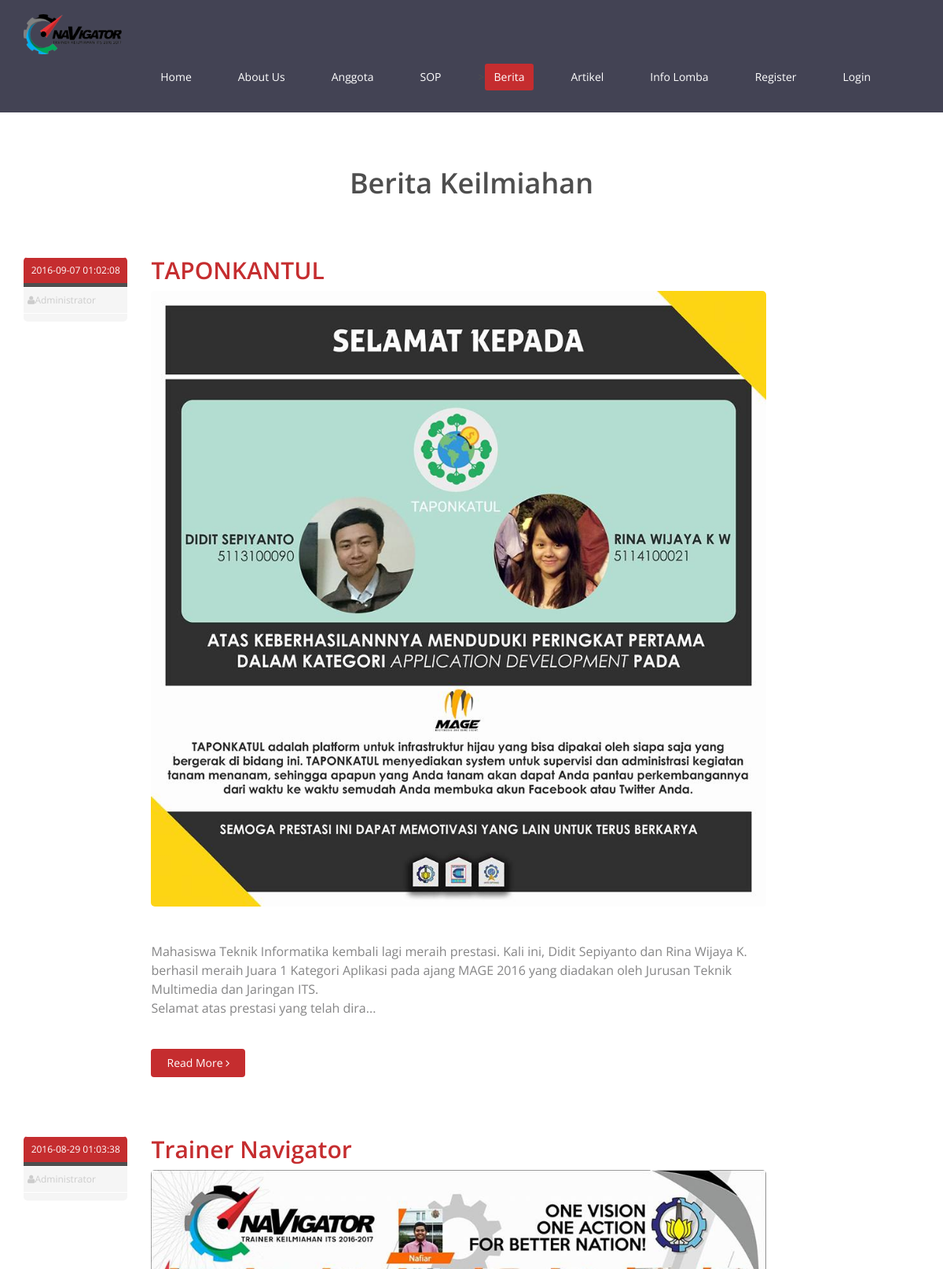
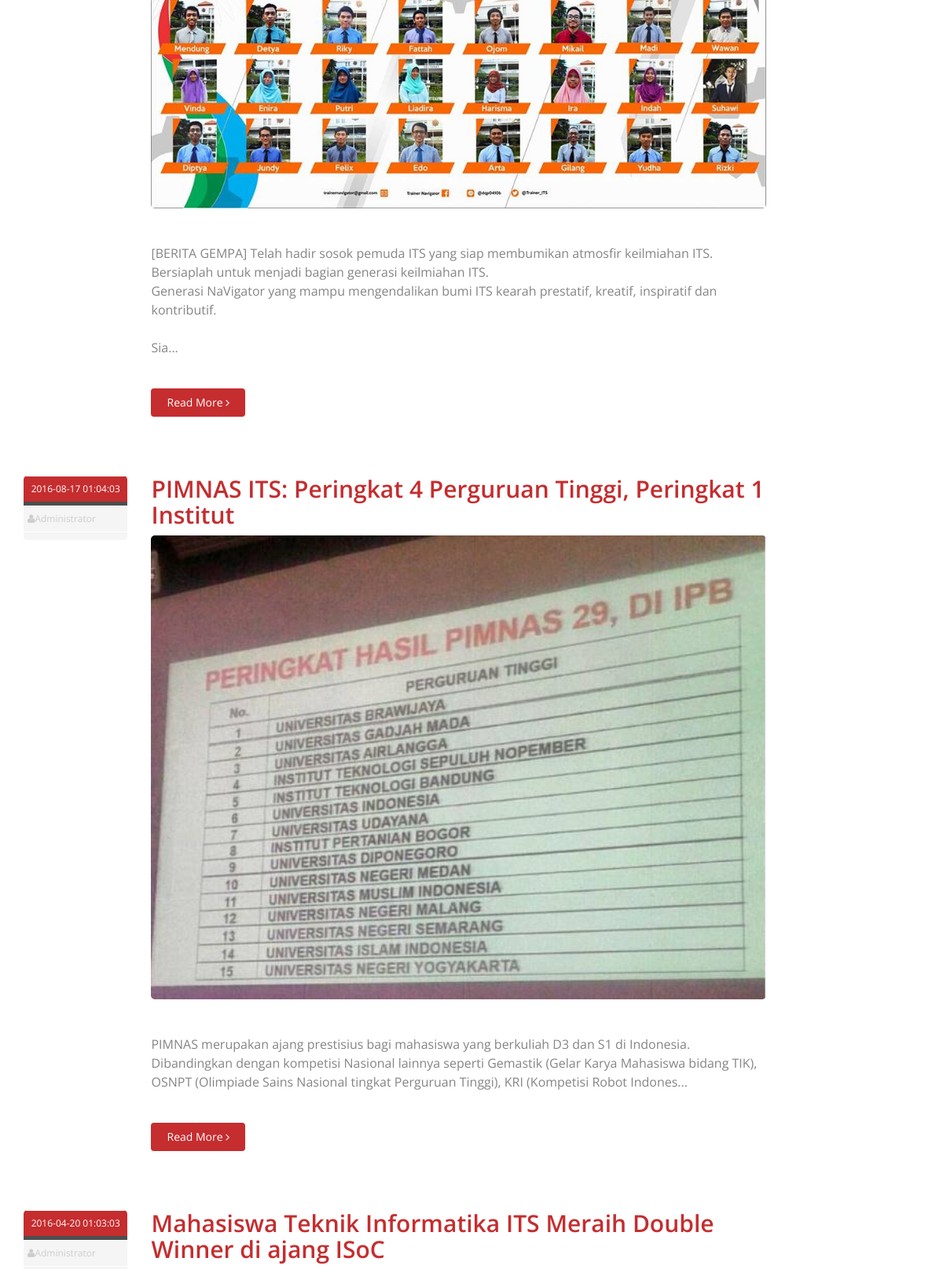
Page /index.php/berita/index/all/1/3 (upper part) on the committed database (2 pictures, top to bottom).
### tables this page shows
CREATE TABLE `artikel` (
  `id` int(11) NOT NULL AUTO_INCREMENT,
  `judul` varchar(200) DEFAULT NULL,
  `isi` text,
  `tanggal` datetime DEFAULT NULL,
  `kategori` varchar(50) DEFAULT NULL,
  `creator` int(11) DEFAULT NULL COMMENT 'fk id trainer',
  `foto` varchar(100) DEFAULT NULL,
  `hapus` int(1) DEFAULT '0',
  `jenis` int(11) DEFAULT NULL,
  PRIMARY KEY (`id`)
);

### application/controllers/Berita.php (called while the page is built, shortened)
<?php
class Berita extends CI_Controller {
	public function index()
	{
		$this->load->model('Berita_model');
		$kategori = $this->uri->segment(3);
		$start = $this->uri->segment(4);
		$jumlah = $this->uri->segment(5);
		$data['aktif'] = "berita";
		if($this->session->userdata('role') == 'user')
		{
			$data['authenticated'] = 3;
		}
		elseif($this->session->userdata('role') == 'admin')
		{
			$data['authenticated'] = 2;
		}
		elseif($this->session->userdata('role') == 'trainer')
		{
			$data['authenticated'] = 1;
		}
		else
		{
			$data['authenticated'] = 0;
		}
		$this->load->view('include/header', $data);
		$data = array(
			'berita' => $this->Berita_model->list_berita($kategori, $start, $jumlah),
			'jumlah' => $this->Berita_model->jumlah_berita($kategori),
			'awal' => $start,
			'akhir' => $start + $jumlah - 1
		 );
		$this->load->view('front_end/berita', $data);
		$this->load->view('include/footer');
	}
}

### index.php (called while the page is built, shortened)
<?php
require_once BASEPATH.'core/CodeIgniter.php';

### application/models/Berita_model.php (called while the page is built, shortened)
<?php
Class Berita_model extends CI_Model{
    public function list_berita($kategori, $start, $jumlah)
    {
      $s = $start - 1;
      if($kategori == 'all')
      {
         $query = $this->db->order_by('tanggal', 'DESC')
                           ->get_where('artikel', array('hapus' => 0, 'jenis' => 2), $s, $jumlah);
      }
      else
      {
        $query = $this->db->order_by('tanggal', 'DESC')
                          ->get_where('artikel', array('kategori'=>$kategori,'hapus' => 0, 'jenis' => 2), $s, $jumlah);
      }
      $data = $query->result();
      return $data;
    }
}
?>

### application/views/front_end/berita.php (the view, shortened to what this page needs)
<section id="blog" class="container">
    <div class="center">
        <h2>Berita Keilmiahan</h2>
    </div>
    <div class="blog">
      <div class="row">
        <div class="col-md-10">
          <?php foreach($berita as $ar) {?>
            <div class="blog-item">
              <div class="row">
                <div class="col-xs-12 col-sm-2 text-center">
                  <div class="entry-meta">
                    <span id="publish_date"><?php echo $ar->tanggal; ?></span>
                    <span><i class="fa fa-user"></i>Administrator</span>
                    <span><i class=""></i><?php echo $ar->kategori; ?></span>
                  </div>
                </div>
                <div class="col-xs-12 col-sm-10 blog-content">
                  <h2><a href="javascript:void(0)" onclick="location.href='<?php echo site_url("berita/detail/$ar->id"); ?>';"><?php echo $ar->judul; ?></a></h2>
                  <a href="javascript:void(0)" onclick="location.href='#';"><img class="img-responsive img-blog" src="<?php echo base_url(); ?>assets/images/<?php echo $ar->foto; ?>" width="100%" alt="" /></a>
                  <h3><?php $isi = $ar->isi; echo substr($isi, 0, 275); echo '...'; ?></h3>
                  <a class="btn btn-primary readmore" href="javascript:void(0)" onclick="location.href='<?php echo site_url("berita/detail/$ar->id"); ?>';">Read More <i class="fa fa-angle-right"></i></a>
                </div>
              </div>
            </div>
            <?php } ?>
          </div>
        </div>
        </div>
</section>

### assets/css/main.css (style rules this page uses)
body { background: #fff; font-family: 'Open Sans', sans-serif; color:#4e4e4e; line-height: 22px; }
h1, h2, h3, h4, h5, h6 { font-weight: 600; font-family: 'Open Sans', sans-serif; color:#4e4e4e; }
h2 { font-size: 20px; }
h3 { font-size: 16px; color: #787878; font-weight: 400; line-height: 24px; }
a { color: #c52d2f; -webkit-transition: color 300ms, background-color 300ms; -moz-transition: color 300ms, background-color 300ms; -o-transition: color 300ms, background-color 300ms; transition: color 300ms, background-color 300ms; }
.btn-primary { padding: 8px 20px; background: #c52d2f; color: #fff; border-radius: 4px; border:none; margin-top: 10px; }
.center h2 { font-size: 36px; margin-top: 0; margin-bottom: 20px; }
body > section { padding: 70px 0; }
.center { text-align: center; padding-bottom: 55px; }
.blog-item { border-radius: 0; overflow: hidden; margin-bottom: 50px; }
.blog .blog-item .img-blog { border-radius: 5px; margin-bottom: 45px; }
.blog .blog-item .blog-content { padding-bottom: 25px; }
.blog .blog-item .blog-content h2 { margin-top: 0; font-size: 30px; }
.readmore { margin-top: 0; }
.blog .blog-item .blog-content h3 { color: #858586; margin-bottom: 40px; }
.blog .blog-item .entry-meta { border-radius: 5px; overflow: hidden; }
.blog .blog-item .entry-meta > span { background: #f5f5f5; border-top: 1px solid #fff; display: block; font-size: 12px; overflow: hidden; padding: 5px; text-align: left; }
#publish_date { background: #c52d2f; border-bottom: 5px solid #4e4e4e; color: #fff; padding: 5px 0; text-align: center; }
.blog .blog-item .entry-meta > span { color: #ccc; }

### rows in the picture
artikel: tanggal "2016-09-07 01:02:08", judul "TAPONKANTUL", foto (picture), isi "Mahasiswa Teknik Informatika kembali lagi meraih prestasi. Kali ini, Didit Sepiyanto dan Rina Wijaya K. berhasil meraih Juara 1 Kategori Aplikasi pada ajang MAGE 2016 yang diadakan oleh Jurusan Teknik Multimedia dan Jaringan ITS. Selamat atas prestasi yang telah dira"
artikel: tanggal "2016-08-29 01:03:38", judul "Trainer Navigator", foto (picture), isi "[BERITA GEMPA] Telah hadir sosok pemuda ITS yang siap membumikan atmosfir keilmiahan ITS. Bersiaplah untuk menjadi bagian generasi keilmiahan ITS. Generasi NaVigator yang mampu mengendalikan bumi ITS kearah prestatif, kreatif, inspiratif dan kontributif. Sia"
artikel: tanggal "2016-08-17 01:04:03", judul "PIMNAS ITS: Peringkat 4 Perguruan Tinggi, Peringkat 1 Institut", foto (picture), isi "PIMNAS merupakan ajang prestisius bagi mahasiswa yang berkuliah D3 dan S1 di Indonesia. Dibandingkan dengan kompetisi Nasional lainnya seperti Gemastik (Gelar Karya Mahasiswa bidang TIK), OSNPT (Olimpiade Sains Nasional tingkat Perguruan Tinggi), KRI (Kompetisi Robot Indones"
artikel: tanggal "2016-04-20 01:03:03", judul "Mahasiswa Teknik Informatika ITS Meraih Double Winner di ajang ISoC"
